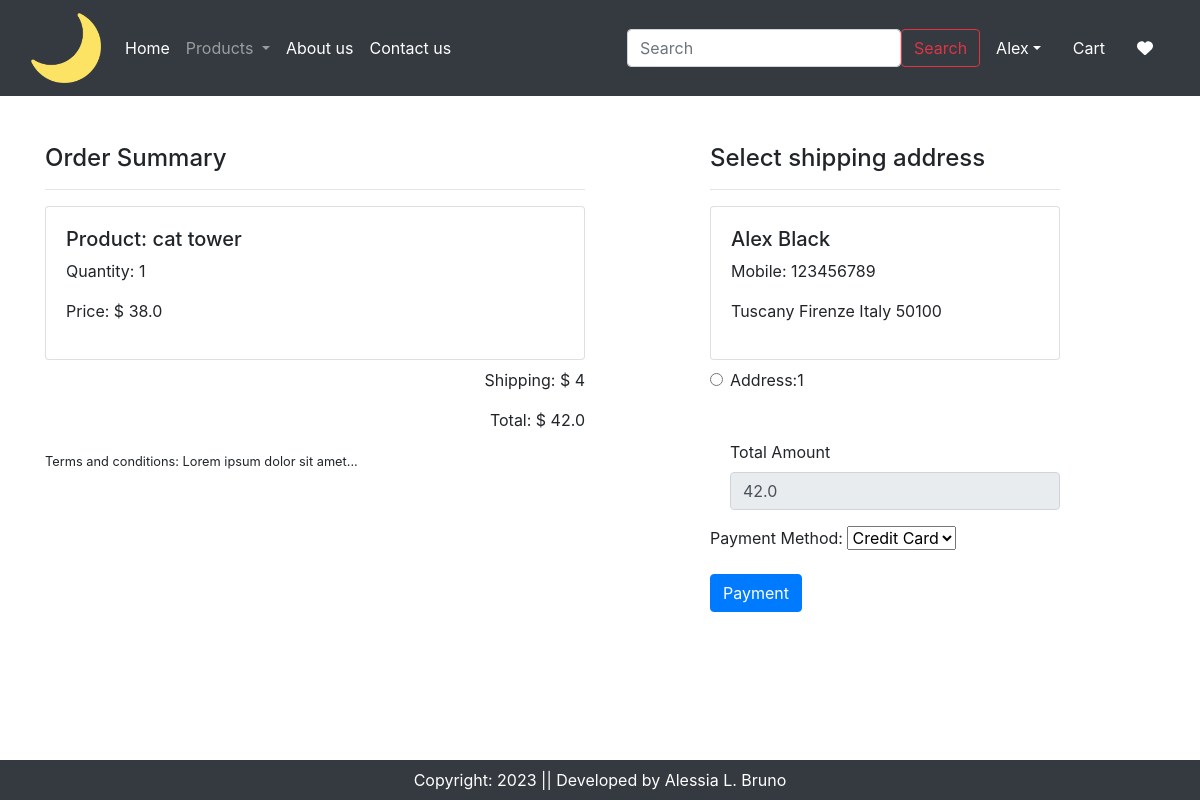
Screenshot of /checkout/ (signed in) with the database file from the repository.
### app/models.py (models this page shows, shortened)
class Cart(models.Model):
    user = models.ForeignKey(User, on_delete=models.CASCADE)
    product = models.ForeignKey(Product, on_delete=models.CASCADE)
    quantity = models.PositiveIntegerField(default=1)

class Product(models.Model):
    title = models.CharField(max_length=100)
    selling_price = models.FloatField()
    discounted_price = models.FloatField()
    description = models.TextField()
    composition = models.TextField(default='')
    prodapp = models.TextField(default='')
    category = models.CharField(choices=CATEGORY_CHOICES, max_length=2)
    product_image = models.ImageField(upload_to='product')

class Customer(models.Model):
    user = models.ForeignKey(User, on_delete=models.CASCADE)
    name = models.CharField(max_length=200)
    locality = models.CharField(max_length=200)
    city = models.CharField(max_length=50)
    zipcode = models.IntegerField()
    mobile = models.IntegerField(default=0)
    state = models.CharField(max_length=100)

### app/views.py (the view, shortened to what this page needs)
# urls.py: path('checkout/', views.checkout.as_view(), name='checkout'),
@method_decorator(login_required, name='dispatch')
class checkout(View):
    def get(self, request):
        totalitem=0
        wishitem=0
        if request.user.is_authenticated:
            totalitem = len(Cart.objects.filter(user=request.user))
            wishitem = len(Wishlist.objects.filter(user=request.user))
        user=request.user
        add = [Customer.objects.get(user=user)]
        cart_items = Cart.objects.filter(user=user)
        famount=0
        for p in cart_items:
            value=p.quantity*p.product.discounted_price
            famount+=value
        totalamount=famount + 4
        order_form = OrderForm()
        context = {
            'user': user,
            'add': add,
            'cart_items': cart_items,
            'totalamount': totalamount,
            'order_form': order_form,
        }
        return render(request, 'app/checkout.html', context)

### app/forms.py
class OrderForm(forms.Form):
    PAYMENT_CHOICES = [
        ('credit_card', 'Credit Card'),
        ('paypal', 'PayPal'),
    ]
    payment_method = forms.ChoiceField(label='Payment Method', choices=PAYMENT_CHOICES)

### app/templates/app/checkout.html (shortened to what this page needs)
{% extends 'app/base.html' %}
{% load static %}
{% block main-content %}
<div class="container">
    <div class="row my-5">
        <div class="col-sm-6">
        <h4>Order Summary</h4>
        <hr>
        {% for item in cart_items%}
        <div class="card mb-2">
            <div class="card-body">
                <h5>Product: {{item.product.title}}</h5>
                <p>Quantity: {{item.quantity}}</p>
                <p>Price: $ {{item.product.discounted_price}}</p>
            </div>
        </div>
        {% endfor %}
        <p class="text-right">Shipping: $ 4</p>
        <p class="text-right">Total: $ {{totalamount}}</p>
        <small>Terms and conditions: Lorem ipsum dolor sit amet... </small>
        </div>
        <div class="col-sm-4 offset-sm-1">
            <h4>Select shipping address</h4>
            <hr>
            <form method="post" id="myform">
                {% for ad in add %}
                <div class="card">
                    <div class="card-body">
                        <h5>{{ad.name}}</h5>
                        <p>Mobile: {{ad.mobile}}</p>
                        <p>{{ad.locality}} {{ad.city}} {{ad.state}} {{ad.zipcode}}</p>
                    </div>
                </div>
                <div class="form-check mt-2 mb-5">
                    <input class="form-check-input" type="radio" name="custid" id="custadd{{forloop.counter}}" value="{{ad.id}}">
                    <label class="form-check-label fw-bold" for="custadd{{forloop.counter}}">
                       Address:{{forloop.counter}}</label>
                </div>
                {% endfor %}
                <div class="form-check mb-3">
                    <label for="totamount" class="form-label">Total Amount</label>
                    <input type="number" class="form-control" id="totamount" name="totamount" value="{{totalamount}}" readonly>
                </div>
                <form method="post" action="{% url 'checkout' %}">
                    {{ order_form.as_p }}
                    <div class="text-end">
                      <button type="submit" class="btn btn-primary">Payment</button>
                    </div>
                  </form>
            </form>
        </div>
</div>
</div>
{% endblock main-content %}

### rows the page displays
Cart: product "cat tower", quantity "1", product.discounted_price "38.0"
Customer: name "Alex Black", mobile "123456789", locality "Tuscany", city "Firenze", state "Italy", zipcode "50100"

### other values shown
{{ totalamount }} "42.0"
